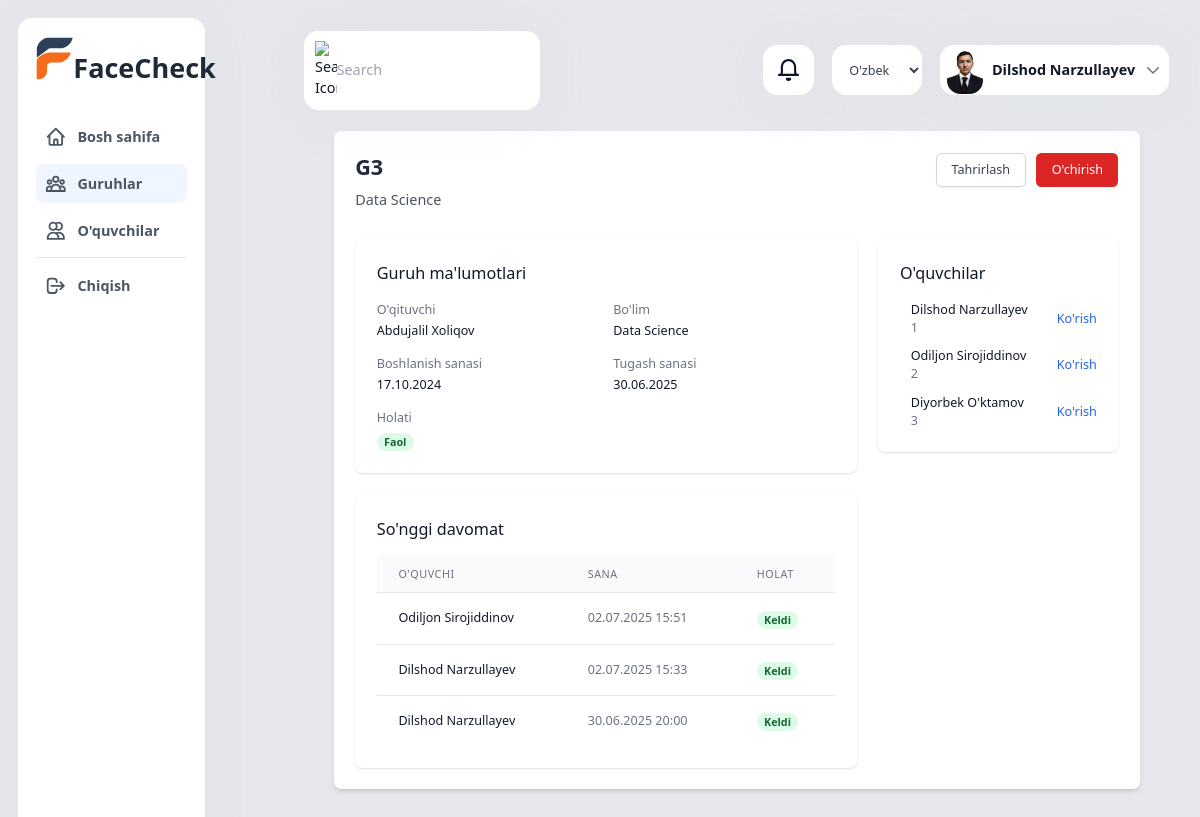
The page /uz/groups/1/ (signed in) on the database its author committed.
### app/models.py (models this page shows, shortened)
class CustomUser(AbstractUser):
    USER_TYPE_CHOICES = (
        ('super_admin', 'Super Admin'),
        ('management', 'Rahbariyat'),
        ('teacher', 'O\'qituvchi'),
        ('student', 'O\'quvchi'),
        ('parent', 'Ota-ona'),
    )
    user_type = models.CharField(max_length=20, choices=USER_TYPE_CHOICES)
    phone_number = models.CharField(max_length=15, blank=True)
    profile_image = models.ImageField(upload_to='profile_pictures/', null=False, blank=False)
    face_encoding = models.BinaryField(null=True, blank=True)
    class Meta:
        verbose_name = _('Foydalanuvchi')
        verbose_name_plural = _('Foydalanuvchilar')

class Group(models.Model):
    name = models.CharField(_('Nomi'), max_length=100)
    department = models.ForeignKey(Department, on_delete=models.CASCADE, related_name='groups')
    teacher = models.ForeignKey(CustomUser, on_delete=models.SET_NULL, null=True, related_name='teaching_groups')
    start_date = models.DateField(_('Boshlanish sanasi'))
    end_date = models.DateField(_('Tugash sanasi'))
    active = models.BooleanField(_('Faol'), default=True)
    created_at = models.DateTimeField(auto_now_add=True)
    class Meta:
        verbose_name = _('Guruh')
        verbose_name_plural = _('Guruhlar')
        ordering = ['-created_at']

class Department(models.Model):
    name = models.CharField(_('Bo\'lim nomi'), max_length=100)
    description = models.TextField(_('Tavsif'), blank=True)
    created_at = models.DateTimeField(auto_now_add=True)
    class Meta:
        verbose_name = _('Bo\'lim')
        verbose_name_plural = _('Bo\'limlar')

class Attendance(models.Model):
    ATTENDANCE_STATUS = (
        ('present', 'Keldi'),
        ('absent', 'Kelmadi'),
        ('late', 'Kechikdi'),
        ('excused', 'Sababli'),
    )
    student = models.ForeignKey(Student, on_delete=models.CASCADE, related_name='attendances')
    group = models.ForeignKey(Group, on_delete=models.CASCADE, related_name='attendances')
    date = models.DateField(_('Sana'))
    time = models.TimeField(_('Vaqt'))
    status = models.CharField(max_length=10, choices=ATTENDANCE_STATUS)
    marked_by = models.ForeignKey(CustomUser, on_delete=models.SET_NULL, null=True)
    face_confidence = models.FloatField(_('Yuz aniqlash ishonchliligi'), null=True)
    note = models.TextField(_('Izoh'), blank=True)
    created_at = models.DateTimeField(auto_now_add=True)
    class Meta:
        verbose_name = _('Davomat')
        verbose_name_plural = _('Davomatlar')
        unique_together = ['student', 'group', 'date']

class Student(models.Model):
    user = models.OneToOneField(CustomUser, on_delete=models.CASCADE)
    groups = models.ManyToManyField(Group, related_name='students')
    parents = models.ManyToManyField(CustomUser, related_name='children')
    student_id = models.CharField(_("O'quvchi ID"), max_length=20, unique=True)
    class Meta:
        verbose_name = _("O'quvchi")
        verbose_name_plural = _("O'quvchilar")

### app/views.py (the view)
# urls.py: path('groups/<int:pk>/', views.group_detail, name='group_detail'),
@login_required
def group_detail(request, pk):
    group = get_object_or_404(Group, pk=pk)
    students = Student.objects.filter(groups=group)
    attendance = Attendance.objects.filter(group=group).order_by('-date', '-time')[:10]
    return render(request, 'groups/detail.html', {
        'group': group,
        'students': students,
        'attendance': attendance
    })

### app/context_processors.py (called while the page is built)
def camera_status(request):
    context = {}
    if request.user.is_authenticated and (request.user.is_staff or request.user.is_superuser):
        context['active_camera_count'] = Camera.objects.filter(active=True).count()
    return context

### app/templates/groups/detail.html
{% extends 'base.html' %}
{% load i18n %}
{% block content %}
<div class="bg-white shadow-md rounded-lg p-6 max-w-4xl mx-auto">
    <div class="mb-8">
        <div class="flex justify-between items-start">
            <div>
                <h2 class="text-2xl font-bold text-gray-800 mb-2">{{ group.name }}</h2>
                <p class="text-gray-600">{{ group.department.name }}</p>
            </div>
            <div class="flex space-x-3">
                <a href="{% url 'app:group_edit' group.pk %}"
                    class="inline-flex items-center px-4 py-2 border border-gray-300 shadow-sm text-sm font-medium rounded-md text-gray-700 bg-white hover:bg-gray-50 focus:outline-none focus:ring-2 focus:ring-offset-2 focus:ring-blue-500">
                    {% trans "Tahrirlash" %}
                </a>
                <a href="{% url 'app:group_delete' group.pk %}"
                    class="inline-flex items-center px-4 py-2 border border-transparent text-sm font-medium rounded-md text-white bg-red-600 hover:bg-red-700 focus:outline-none focus:ring-2 focus:ring-offset-2 focus:ring-red-500">
                    {% trans "O'chirish" %}
                </a>
            </div>
        </div>
    </div>
    <div class="grid grid-cols-1 md:grid-cols-3 gap-6">
        <div class="col-span-2">
            <div class="bg-white rounded-lg shadow overflow-hidden">
                <div class="px-4 py-5 sm:p-6">
                    <h3 class="text-lg font-medium text-gray-900 mb-4">{% trans "Guruh ma'lumotlari" %}</h3>
                    <dl class="grid grid-cols-1 md:grid-cols-2 gap-4">
                        <div>
                            <dt class="text-sm font-medium text-gray-500">{% trans "O'qituvchi" %}</dt>
                            <dd class="mt-1 text-sm text-gray-900">{{ group.teacher.get_full_name }}</dd>
                        </div>
                        <div>
                            <dt class="text-sm font-medium text-gray-500">{% trans "Bo'lim" %}</dt>
                            <dd class="mt-1 text-sm text-gray-900">{{ group.department.name }}</dd>
                        </div>
                        <div>
                            <dt class="text-sm font-medium text-gray-500">{% trans "Boshlanish sanasi" %}</dt>
                            <dd class="mt-1 text-sm text-gray-900">{{ group.start_date|date:"d.m.Y" }}</dd>
                        </div>
                        <div>
                            <dt class="text-sm font-medium text-gray-500">{% trans "Tugash sanasi" %}</dt>
                            <dd class="mt-1 text-sm text-gray-900">{{ group.end_date|date:"d.m.Y" }}</dd>
                        </div>
                        <div>
                            <dt class="text-sm font-medium text-gray-500">{% trans "Holati" %}</dt>
                            <dd class="mt-1">
                                <span class="px-2 inline-flex text-xs leading-5 font-semibold rounded-full {% if group.active %}bg-green-100 text-green-800{% else %}bg-red-100 text-red-800{% endif %}">
                                    {% if group.active %}{% trans "Faol" %}{% else %}{% trans "Faol emas" %}{% endif %}
                                </span>
                            </dd>
                        </div>
                    </dl>
                </div>
            </div>
            <div class="mt-6 bg-white rounded-lg shadow overflow-hidden">
                <div class="px-4 py-5 sm:p-6">
                    <h3 class="text-lg font-medium text-gray-900 mb-4">{% trans "So'nggi davomat" %}</h3>
                    <div class="overflow-x-auto">
                        <table class="min-w-full divide-y divide-gray-200">
                            <thead class="bg-gray-50">
                                <tr>
                                    <th scope="col" class="px-6 py-3 text-left text-xs font-medium text-gray-500 uppercase tracking-wider">
                                        {% trans "O'quvchi" %}
                                    </th>
                                    <th scope="col" class="px-6 py-3 text-left text-xs font-medium text-gray-500 uppercase tracking-wider">
                                        {% trans "Sana" %}
                                    </th>
                                    <th scope="col" class="px-6 py-3 text-left text-xs font-medium text-gray-500 uppercase tracking-wider">
                                        {% trans "Holat" %}
                                    </th>
                                </tr>
                            </thead>
                            <tbody class="bg-white divide-y divide-gray-200">
                                {% for record in attendance %}
                                <tr>
                                    <td class="px-6 py-4 whitespace-nowrap text-sm font-medium text-gray-900">
                                        {{ record.student.user.get_full_name }}
                                    </td>
                                    <td class="px-6 py-4 whitespace-nowrap text-sm text-gray-500">
                                        {{ record.date|date:"d.m.Y" }} {{ record.time|time:"H:i" }}
                                    </td>
                                    <td class="px-6 py-4 whitespace-nowrap">
                                        <span class="px-2 inline-flex text-xs leading-5 font-semibold rounded-full
                                            {% if record.status == 'present' %}bg-green-100 text-green-800
                                            {% elif record.status == 'absent' %}bg-red-100 text-red-800
                                            {% elif record.status == 'late' %}bg-yellow-100 text-yellow-800
                                            {% else %}bg-gray-100 text-gray-800{% endif %}">
                                            {{ record.get_status_display }}
                                        </span>
                                    </td>
                                </tr>
                                {% empty %}
                                <tr>
                                    <td colspan="3" class="px-6 py-4 text-center text-sm text-gray-500">
                                        {% trans "Davomat ma'lumotlari mavjud emas" %}
                                    </td>
                                </tr>
                                {% endfor %}
                            </tbody>
                        </table>
                    </div>
                </div>
            </div>
        </div>
        <div>
            <div class="bg-white rounded-lg shadow overflow-hidden">
                <div class="px-4 py-5 sm:p-6">
                    <h3 class="text-lg font-medium text-gray-900 mb-4">{% trans "O'quvchilar" %}</h3>
                    <div class="space-y-3">
                        {% for student in students %}
                        <div class="flex items-center justify-between">
                            <div class="flex items-center">
                                <div class="ml-3">
                                    <p class="text-sm font-medium text-gray-900">
                                        {{ student.user.get_full_name }}
                                    </p>
                                    <p class="text-sm text-gray-500">
                                        {{ student.student_id }}
                                    </p>
                                </div>
                            </div>
                            <a href="{% url 'app:student_detail' student.pk %}"
                               class="text-blue-600 hover:text-blue-900 text-sm font-medium">
                                {% trans "Ko'rish" %}
                            </a>
                        </div>
                        {% empty %}
                        <p class="text-sm text-gray-500 text-center">
                            {% trans "Guruhda o'quvchilar mavjud emas" %}
                        </p>
                        {% endfor %}
                    </div>
                </div>
            </div>
        </div>
    </div>
</div>
{% endblock %}

### app/templates/details/header.html (shortened to what this page needs)
{% load static %}
{% load i18n %}
<div class="container w-full mx-auto p-6">
    <div class="flex justify-between items-center mb-7.5">
        <div class="search-bar flex items-center bg-white rounded-2xl p-3 w-[16.375rem] shadow-[0px_6px_58px_#c3cbd61a]">
            <img src="{% static 'assets/images/img_icn_general_search.svg' %}" alt="{% trans 'Search Icon' %}" width="24" height="24" class="mr-2.75" />
            <input type="text" placeholder="{% trans 'Search' %}" class="border-none outline-none text-base text-gray-600 w-full bg-transparent" />
        </div>
        <div class="user-actions flex items-center">
            <div class="notifications bg-white rounded-2xl w-14 h-14 flex justify-center items-center mr-5 shadow-[0px_6px_58px_#c3cbd61a] cursor-pointer">
                <img src="{% static 'assets/images/img_icn_general_notifications.svg' %}" alt="{% trans 'Notifications' %}" width="24" height="24" />
            </div>
            <div class="relative flex items-center">
                <form action="{% url 'set_language' %}" method="post" class="mr-5">
                    <select name="language" onchange="this.form.submit()" class="bg-white rounded-2xl h-14 w-[100px] text-sm text-gray-700 px-4 py-1 shadow-[0px_6px_58px_#c3cbd61a] focus:outline-none hover:bg-gray-50 cursor-pointer">
                        {% get_current_language as LANGUAGE_CODE %}
                        {% get_available_languages as LANGUAGES %}
                        {% for lang in LANGUAGES %}
                            <option value="{{ lang.0 }}" {% if lang.0 == LANGUAGE_CODE %}selected{% endif %}>
                                {{ lang.1 }}
                            </option>
                        {% endfor %}
                    </select>
                </form>
                <button type="button" onclick="toggleDropdown()" class="user-profile flex items-center bg-white h-14 rounded-2xl p-2 shadow-[0px_6px_58px_#c3cbd61a] hover:bg-gray-50">
                    {% if request.user.profile_image %}
                        <img src="{{ request.user.profile_image.url }}" alt="{% trans 'User Profile' %}" class="profile-pic w-[40px] rounded-[0.9375rem] mr-2.5" />
                    {% else %}
                        <span class="profile-pic w-[40px] h-[40px] rounded-[0.9375rem] mr-2.5 bg-gray-300 flex items-center justify-center text-xl text-gray-600">{{ request.user.get_full_name|make_list|first|upper }}</span>
                    {% endif %}
                    <span class="text-base font-bold text-gray-900 mr-2.5">{{ user.get_full_name }}</span>
                    <svg class="w-5 h-5 text-gray-500" fill="none" stroke="currentColor" viewBox="0 0 24 24">
                        <path stroke-linecap="round" stroke-linejoin="round" stroke-width="2" d="M19 9l-7 7-7-7" />
                    </svg>
                </button>
            </div>
        </div>
    </div>
</div>

### app/templates/base.html (style rules this page uses)
body { zoom: 0.9; -moz-transform: scale(0.9); -moz-transform-origin: 0 0; }

### rows shown on the page
CustomUser: user.profile_image (picture), get_full_name "Dilshod Narzullayev"
Group: name "G3", department.name "Data Science", teacher.get_full_name "Abdujalil Xoliqov", start_date "17.10.2024", end_date "30.06.2025"
Attendance: student.user.get_full_name "Odiljon Sirojiddinov", date "02.07.2025", time "15:51", status "Keldi"
Attendance: student.user.get_full_name "Dilshod Narzullayev", date "02.07.2025", time "15:33", status "Keldi"
Attendance: student.user.get_full_name "Dilshod Narzullayev", date "30.06.2025", time "20:00", status "Keldi"
Student: user.get_full_name "Dilshod Narzullayev", student_id "1"
Student: user.get_full_name "Odiljon Sirojiddinov", student_id "2"
Student: user.get_full_name "Diyorbek O'ktamov", student_id "3"

### other values the page prints
form field language "O'zbek tili"
